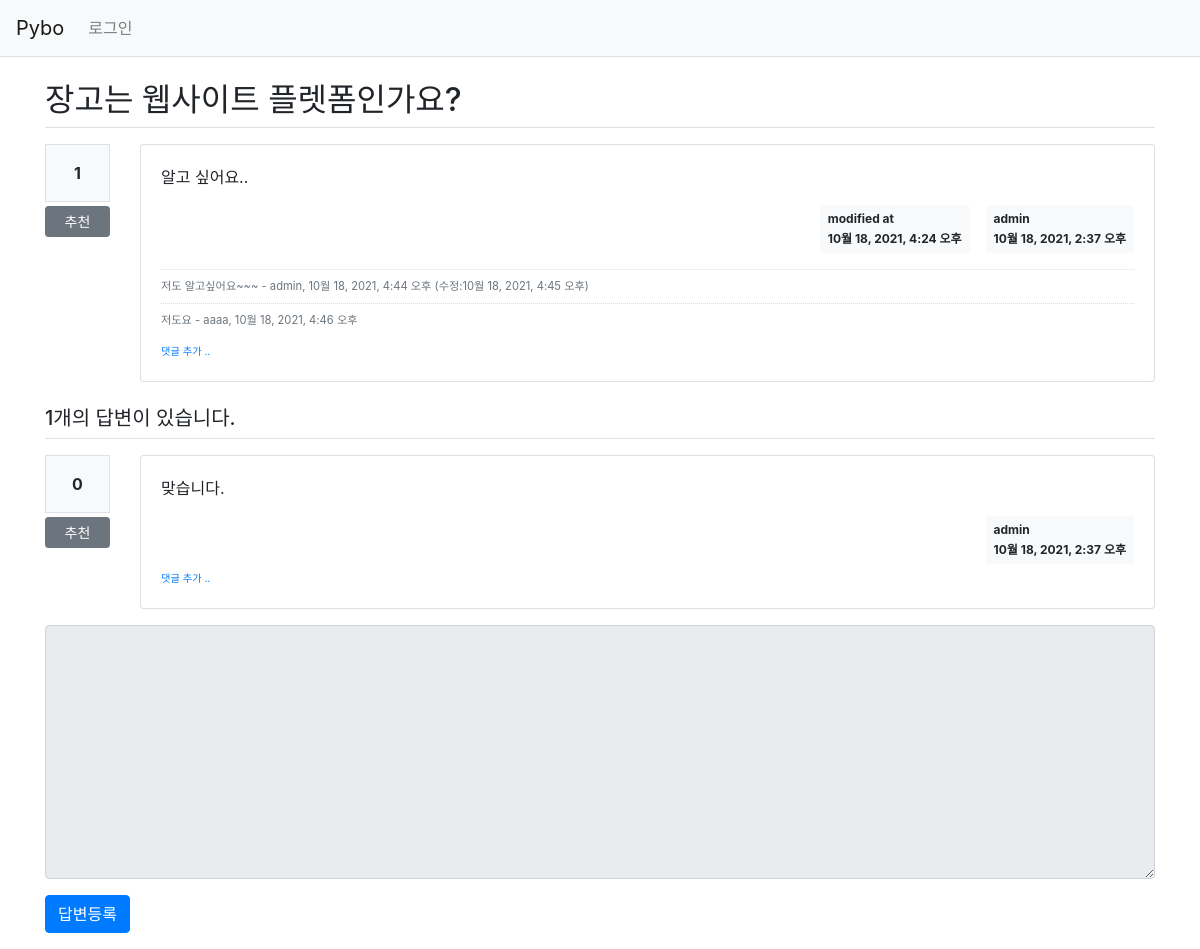
Page /pybo/305/ on the committed database.
### pybo/models.py (models this page shows, shortened)
class Question(models.Model):
    author = models.ForeignKey(User, on_delete=models.CASCADE, related_name='author_question')
    subject = models.CharField(max_length=200)
    content = models.TextField()
    create_date = models.DateTimeField()
    modify_date = models.DateTimeField(null=True, blank=True)
    voter = models.ManyToManyField(User, related_name='voter_question')

class Comment(models.Model):
    author = models.ForeignKey(User, on_delete=models.CASCADE)
    content = models.TextField()
    create_date = models.DateTimeField()
    modify_date = models.DateTimeField(null=True, blank=True)
    question = models.ForeignKey(Question, null=True, blank=True, on_delete=models.CASCADE)
    answer = models.ForeignKey(Answer, null=True, blank=True, on_delete=models.CASCADE)

class Answer(models.Model):
    author = models.ForeignKey(User, on_delete=models.CASCADE, related_name='author_answer')
    question = models.ForeignKey(Question, on_delete=models.CASCADE)
    content = models.TextField()
    create_date = models.DateTimeField()
    modify_date = models.DateTimeField(null=True, blank=True)
    voter = models.ManyToManyField(User, related_name='voter_answer')

### pybo/views/base_views.py (the view)
# urls.py: path('<int:question_id>/', base_views.detail, name='detail'),
def detail(request, question_id):
    question = get_object_or_404(Question, pk=question_id)
    context = {'question': question}
    return render(request, 'pybo/question_detail.html', context)

### pybo/templatetags/pybo_filter.py (called while the page is built)
@register.filter()
def mark(value):
    extensions = ["nl2br", "fenced_code"]
    return mark_safe(markdown.markdown(value, extensions=extensions))

### templates/pybo/question_detail.html (shortened to what this page needs)
{% extends 'base.html' %}
{% load pybo_filter %}
{% block content %}
<div class="container my-3">
    <h2 class="border-bottom py-2">{{ question.subject }}</h2>
    <div class="row my-3">
        <div class="col-1">
            <div class="bg-light text-center p-3 border font-weight-bolder mb-1">{{question.voter.count}}</div>
            <a href="#" data-uri="{% url 'pybo:vote_question' question.id  %}"
               class="recommend btn btn-sm btn-secondary btn-block my-1">추천</a>
        </div>
        <div class="col-11">
            <div class="card">
                <div class="card-body">
                    <div class="card-text">{{ question.content|mark }}</div>
                    <div class="d-flex justify-content-end">
                        {% if question.modify_date %}
                        <div class="badge badge-light p-2 text-left mx-3">
                            <div class="mb-2">modified at</div>
                            <div>{{ question.modify_date }}</div>
                        </div>
                        {% endif %}
                        <div class="badge badge-light p-2 text-left">
                            <div class="mb-2">{{ question.author.username }}</div>
                            <div>{{ question.create_date }}</div>
                        </div>
                    </div>
                    {% if question.comment_set.count > 0 %}
                    <div class="mt-3">
                    {% for comment in question.comment_set.all %}
                        <div class="comment py-2 text-muted">
                            <span style="white-space: pre-line;">{{ comment.content }}</span>
                            <span>
                                - {{ comment.author }}, {{ comment.create_date }}
                                {% if comment.modify_date %}
                                (수정:{{ comment.modify_date }})
                                {% endif %}
                            </span>
                        </div>
                    {% endfor %}
                    </div>
                    {% endif %}
                    <div>
                        <a href="{% url 'pybo:comment_create_question' question.id  %}"
                           class="small"><small>댓글 추가 ..</small></a>
                    </div>
                </div>
            </div>
        </div>
    </div>
    <h5 class="border-bottom my-3 py-2">{{question.answer_set.count}}개의 답변이 있습니다.</h5>
    {% for answer in question.answer_set.all %}
    <div class="row my-3">
        <div class="col-1">
            <div class="bg-light text-center p-3 border font-weight-bolder mb-1">{{answer.voter.count}}</div>
            <a href="#" data-uri="{% url 'pybo:vote_answer' answer.id  %}"
                class="recommend btn btn-sm btn-secondary btn-block my-1">추천</a>
        </div>
        <div class="col-11">
            <div class="card">
                <div class="card-body">
                    <div class="card-text">{{ answer.content|mark }}</div>
                    <div class="d-flex justify-content-end">
                        <div class="badge badge-light p-2 text-left">
                            <div class="mb-2">{{ answer.author.username }}</div>
                            <div>{{ answer.create_date }}</div>
                        </div>
                    </div>
                    <div>
                        <a href="{% url 'pybo:comment_create_answer' answer.id  %}"
                           class="small"><small>댓글 추가 ..</small></a>
                    </div>
                </div>
            </div>
        </div>
    </div>
    {% endfor %}
    <form action="{% url 'pybo:answer_create' question.id %}" method="post" class="my-3">
        <div class="form-group">
            <textarea {% if not user.is_authenticated %}disabled{% endif %}
              name="content" id="content" class="form-control" rows="10"></textarea>
        </div>
        <input type="submit" value="답변등록" class="btn btn-primary">
    </form>
</div>
{% endblock %}

### static/style.css (style rules this page uses)
.comment { border-top:dotted 1px #ddd; font-size:0.7em; }

### rows in the picture
Question: subject "장고는 웹사이트 플렛폼인가요?", voter.count "1", content|mark "알고 싶어요..", modify_date "10월 18, 2021, 4:24 오후", author.username "admin", create_date "10월 18, 2021, 2:37 오후", answer_set.count "1"
Comment: content "저도 알고싶어요~~~", author "admin", create_date "10월 18, 2021, 4:44 오후", modify_date "10월 18, 2021, 4:45 오후"
Comment: content "저도요", author "aaaa", create_date "10월 18, 2021, 4:46 오후"
Answer: voter.count "0", content|mark "맞습니다.", author.username "admin", create_date "10월 18, 2021, 2:37 오후"
